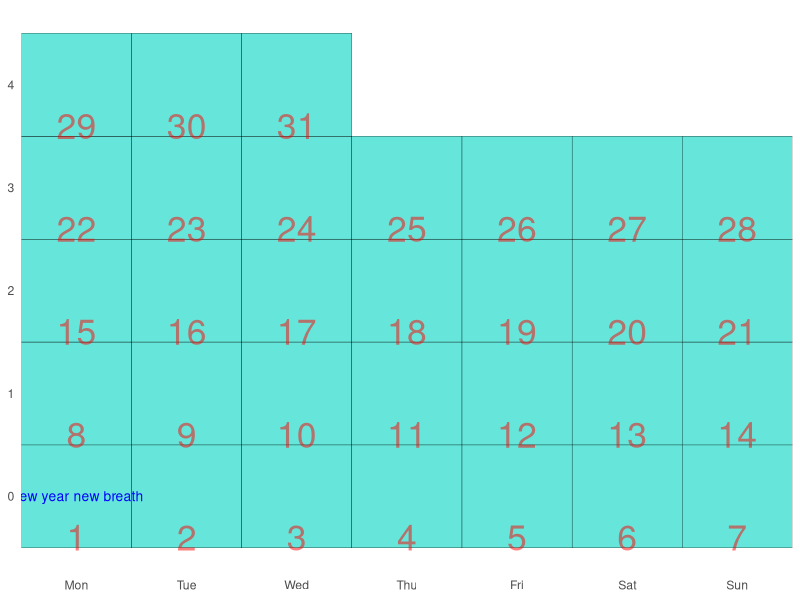
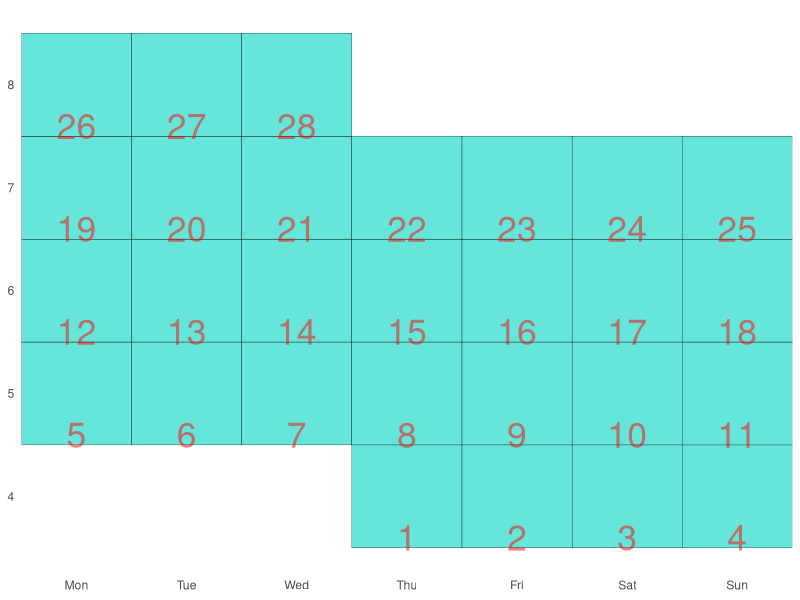
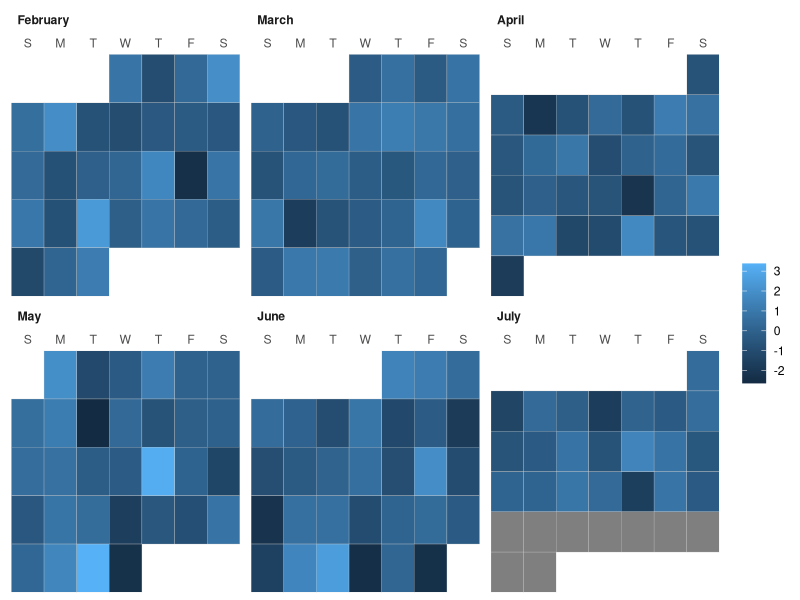

Here is the R script that generated these plots, in order:
## ---- chunk 1
library(tidyverse)
require(lubridate)
require(forcats)
require(tibble)

knitr::opts_chunk$set(cache = TRUE, echo = TRUE, tidy.opts = list(width.cutoff=50), 
                      eval = TRUE, fig.show = "hold", fig.align = "center", fig.width = 10,
                      fig.asp = 0.8, message = FALSE, warning = FALSE)
options(knitr.kable.NA = "", digits = 3)
## ---- chunk 2
# a function to take calendar data and necessary arugments and spit a calendar plot
ggcal_spit <- function(year_month_day, calendar_data, date_column, activities_column){
  # year_month_day declares which month to construct calendar of
  # for example to refer to june: "2018-06-1"
  cdcol <- enquo(date_column)
  act <- enquo(activities_column)
  start <- as.Date(year_month_day)
  dates <- data.frame(date=seq(start, length.out=lubridate::days_in_month(start), by="1 day")) %>% 
    mutate(weeknum = lubridate::week(date)-1, # or similar to lubridate::epiweek(): as.numeric(format(as.Date(date, format = "%Y-%m-%d"), "%U")), 
           month = format(date, "%m"),
           weekday = factor(format(date, "%a"), levels=c("Mon", "Tue", "Wed", "Thu", "Fri", "Sat", "Sun")),
           day = format(date, "%d") %>% as.numeric()) %>% 
    # given a pseudocalendar (datewise record of activities)
    # extract activities of the month specified in year_month_day
    mutate(Activities = calendar_data %>% 
             filter(!!cdcol >= start, !!cdcol < start + lubridate::days(lubridate::days_in_month(start))) %>% 
             pull(!!act) %>% 
             str_wrap(width = 30))
  
  ggcal <- ggplot(dates, aes(x=weekday, y=weeknum)) + 
    geom_tile(colour = "black", fill = "turquoise", alpha = 0.8) +
    geom_text(aes(label=day), size = 9, alpha = 0.5, color = "red", check_overlap = FALSE, nudge_y = -0.4) +
    geom_text(aes(label=Activities), size = 3.5, alpha = 1, color = "blue", check_overlap = FALSE) +
    scale_x_discrete(expand = c(0,0)) +
    theme(axis.ticks = element_blank()) +
    theme(axis.title.y = element_blank()) +
    theme(axis.title.x = element_blank()) +
    theme(panel.background = element_rect(fill = "transparent"))+
    theme(legend.position = "none") +
    theme()
  return(ggcal)
}
## ---- chunk 3
# import calendar data
calendar <- read_csv(here::here("content", "blog", "data", "Calendar_of_activities_year_xy.csv")) %>% 
  mutate(Date_eng = as.Date(Date_eng, "%d-%b-%y")) %>%
  mutate(Date_eng_start = as.Date(Date_eng, "%d-%b-%y"), 
         Date_eng_end = Date_eng_start + lubridate::days(1))

# generate a ggplot list object of calender 
month_calendar <- purrr::map(.x = seq.Date(as.Date("2018-01-01"), by = "month", length.out = 2), 
                        .f = ~ggcal_spit(.x, 
                                         calendar_data = calendar, 
                                         date_column = Date_eng, 
                                         activities_column = Activity1))

walk(month_calendar, print)

# # save all monthly calendars as png image
# purrr::walk2(.x = paste("Calendar_of_activities_", month.abb[1:2], "_2018", ".png", sep = ""), 
#              .y = month_calendar, 
#              .f = ~ggsave(.x, 
#                    plot = .y, device = "png", width = 12, 
#                    height = 8, units = "in", 
#                    dpi = 250))

## ---- chunk 4

mydate <- seq(as.Date("2017-02-01"), as.Date("2017-07-22"), by="1 day")
myfills <- rnorm(length(mydate))

ggcal <- function(dates, fills) {
  # get ordered vector of month names
  months <- format(seq(as.Date("2016-01-01"), as.Date("2016-12-01"), by="1 month"), "%B")
  
  # get lower and upper bound to fill in missing values
  mindate <- as.Date(format(min(dates), "%Y-%m-01"))
  maxdate <- (seq(as.Date(format(max(dates), "%Y-%m-01")), length.out = 2, by="1 month")-1)[2]
  # set up tibble with all the dates.
  filler <- tibble(date = seq(mindate, maxdate, by="1 day"))
  
  t1 <- tibble(date = dates, fill=fills) %>%
    right_join(filler, by="date") %>% # fill in missing dates with NA
    mutate(dow = as.numeric(format(date, "%w"))) %>%
    mutate(month = format(date, "%B")) %>%
    mutate(woy = as.numeric(format(date, "%U"))) %>%
    mutate(year = as.numeric(format(date, "%Y"))) %>%
    mutate(month = factor(month, levels=months, ordered=TRUE)) %>%
    arrange(year, month) %>%
    mutate(monlabel=month)
  
  if (length(unique(t1$year))>1) { # multi-year data set
    t1$monlabel <- paste(t1$month, t1$year)
  }
  
  t2 <- t1 %>%
    mutate(monlabel = factor(monlabel, ordered=TRUE)) %>%
    mutate(monlabel = fct_inorder(monlabel)) %>%
    mutate(monthweek = woy-min(woy),
           y=max(monthweek)-monthweek+1)
  
  weekdays <- c("S", "M", "T", "W", "T", "F", "S")
  ggplot(t2, aes(dow, y, fill=fill)) +
    geom_tile(color="gray80") +
    facet_wrap(~monlabel, ncol=3, scales="free") +
    scale_x_continuous(expand=c(0,0), position="top",
                       breaks=seq(0,6), labels=weekdays) +
    scale_y_continuous(expand=c(0,0)) +
    theme(panel.background=element_rect(fill=NA, color=NA),
          strip.background = element_rect(fill=NA, color=NA),
          strip.text.x = element_text(hjust=0, face="bold"),
          legend.title = element_blank(),
          axis.ticks=element_blank(),
          axis.title=element_blank(),
          axis.text.y = element_blank(),
          strip.placement = "outsite")
}

print(ggcal(mydate, myfills))
